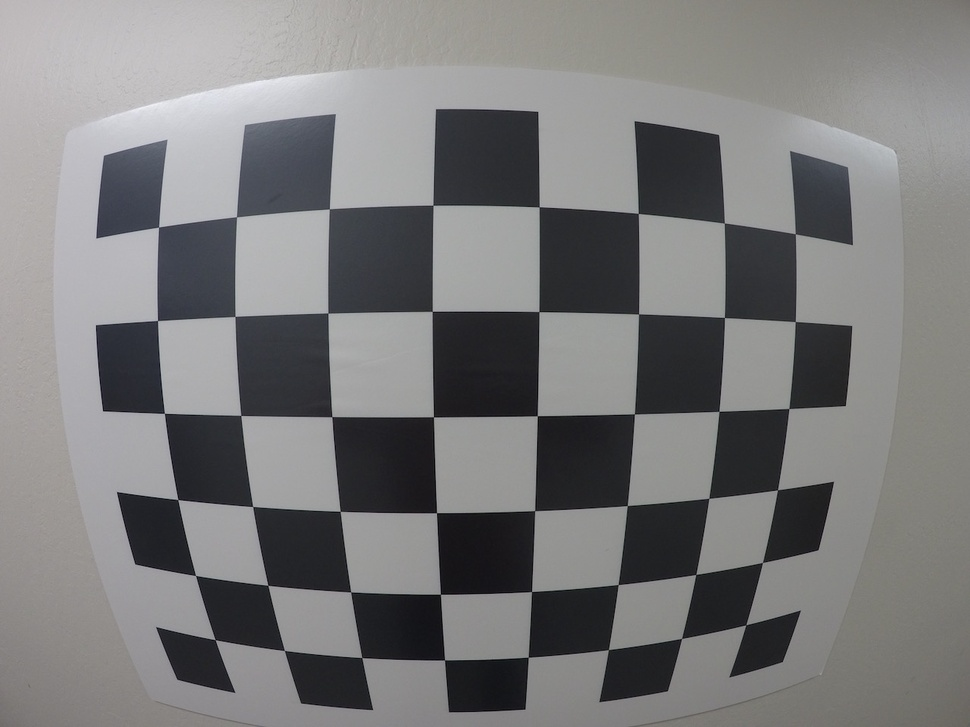
#> input picture calibration test/calibration_wide/GOPR0059.jpg, 970 x 727 px, shrunk from 1280 x 960 before the run, found by its file name
$ python 'Undistort Image.py'
#> lines starting #> are read from the running program, lines starting #| are printed output that depends on the picture
import cv2
import numpy as np
from matplotlib import pyplot as plt

def undistort(s):

    img = cv2.imread(s)
#> img is the input picture: shape (727, 970, 3); mean B, G, R 122.3, 121.8, 122.1
    mtx = np.array(((560.26831365, 0., 651.26205498),( 0., 561.31870941 ,499.05498086),(0,0,1)))
    dist = np.array(( -2.32876385e-01  ,6.16788766e-02, -1.40234765e-05,  3.81911252e-05,-7.54075162e-03))

    dst = cv2.undistort(img, mtx, dist, None, mtx)
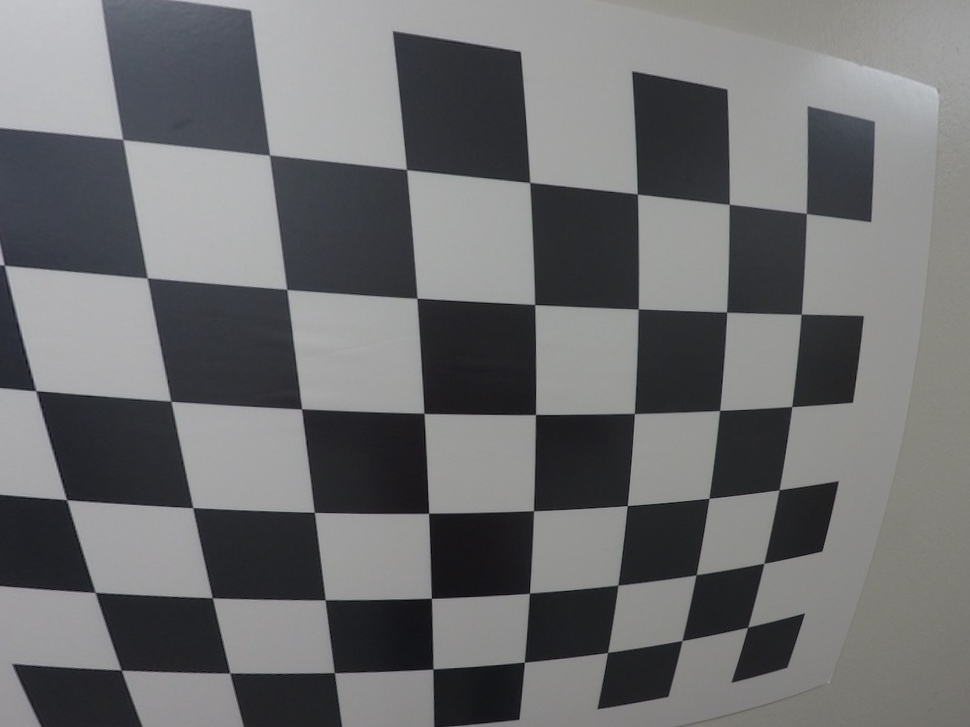
#> dst: shape (727, 970, 3); mean B, G, R 111.5, 110.1, 109.5
    plt.figure(figsize=(8,4))

    # Plotting original image 1
    plt.subplot(1, 2, 1), plt.imshow(cv2.cvtColor(img,cv2.COLOR_BGR2RGB))
    plt.title('original'), plt.xticks([]), plt.yticks([])

    # Plotting Fourier transform image 1
    plt.subplot(1, 2, 2), plt.imshow(cv2.cvtColor(dst,cv2.COLOR_BGR2RGB))
    plt.title('undistorted'), plt.xticks([]), plt.yticks([])
    plt.show()
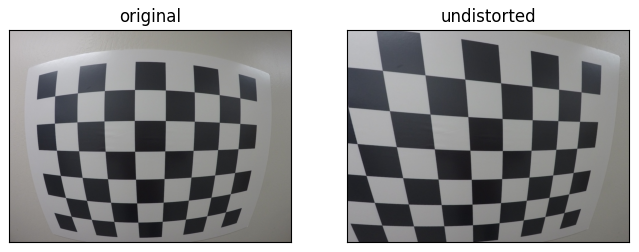
#> figure drawn by matplotlib, 2 panels

undistorted_image = undistort(r"C:\Users\piyus\Desktop\caliber\camera-calibration-opencv\calibration_wide\GOPR0059.jpg")

$ run again, with calibration test/calibration_wide/GOPR0032.jpg copied over calibration test/calibration_wide/GOPR0059.jpg
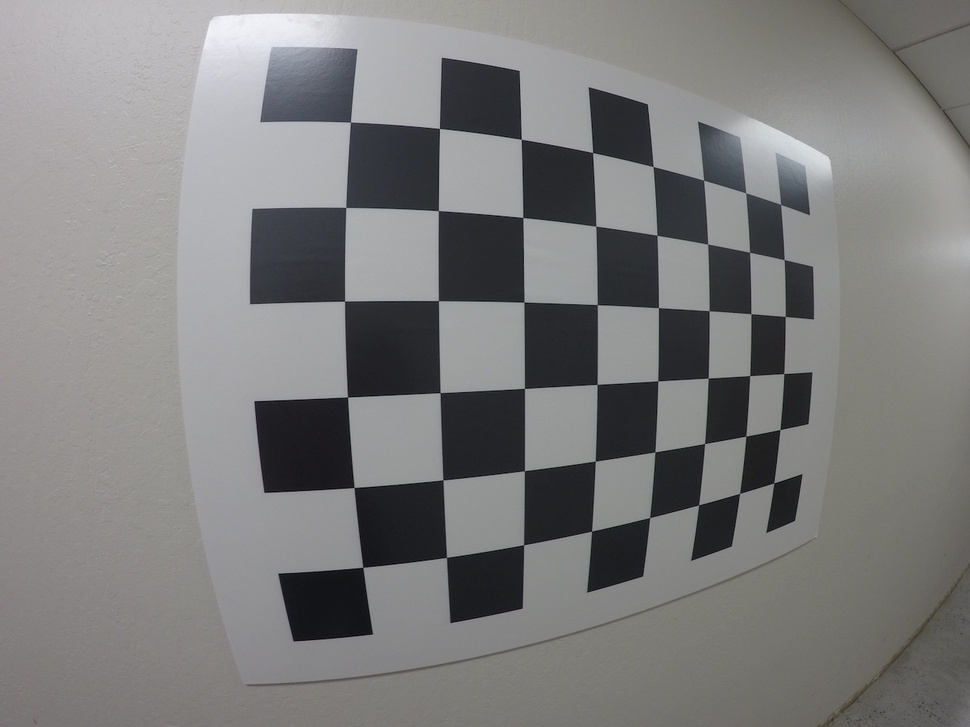
#> input picture calibration test/calibration_wide/GOPR0032.jpg, 970 x 727 px, shrunk from 1280 x 960 before the run, found by its file name
#> in undistort, img is the input picture: shape (727, 970, 3); mean B, G, R 124.7, 124.9, 125.1
#> in undistort, `dst = cv2.undistort(img, mtx, dist, None, mtx)`:
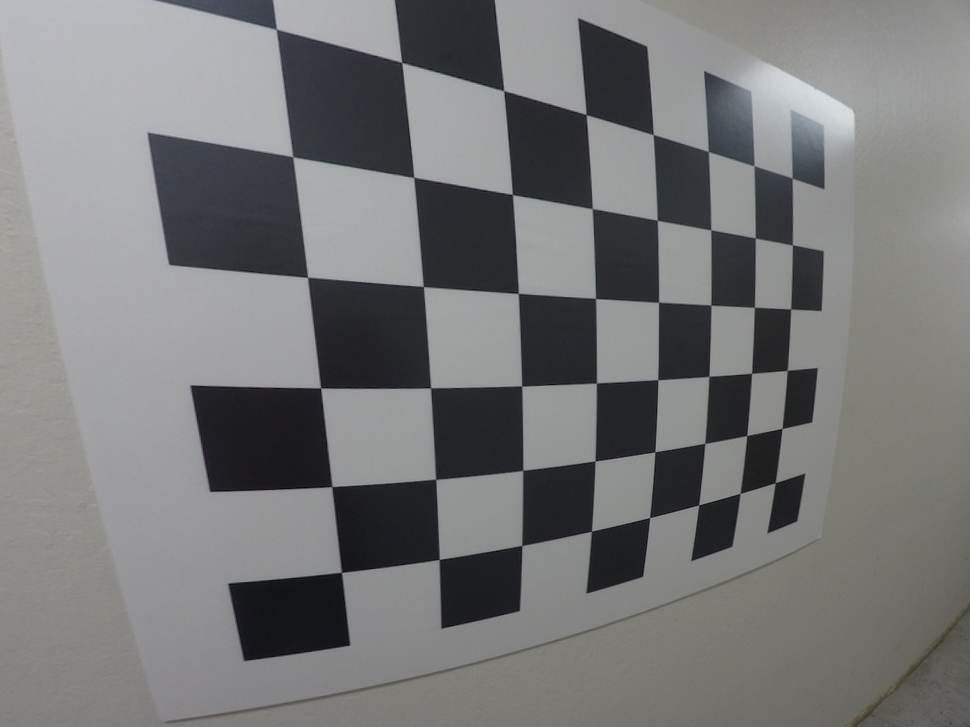
#> dst: shape (727, 970, 3); mean B, G, R 120.2, 119.7, 119.2
#> in undistort, `plt.show()`:
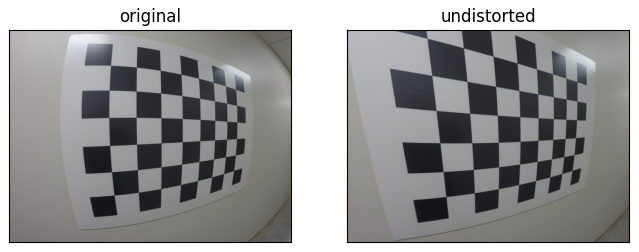
#> figure drawn by matplotlib, 2 panels

$ run again, with calibration test/calibration_wide/GOPR0033.jpg copied over calibration test/calibration_wide/GOPR0059.jpg
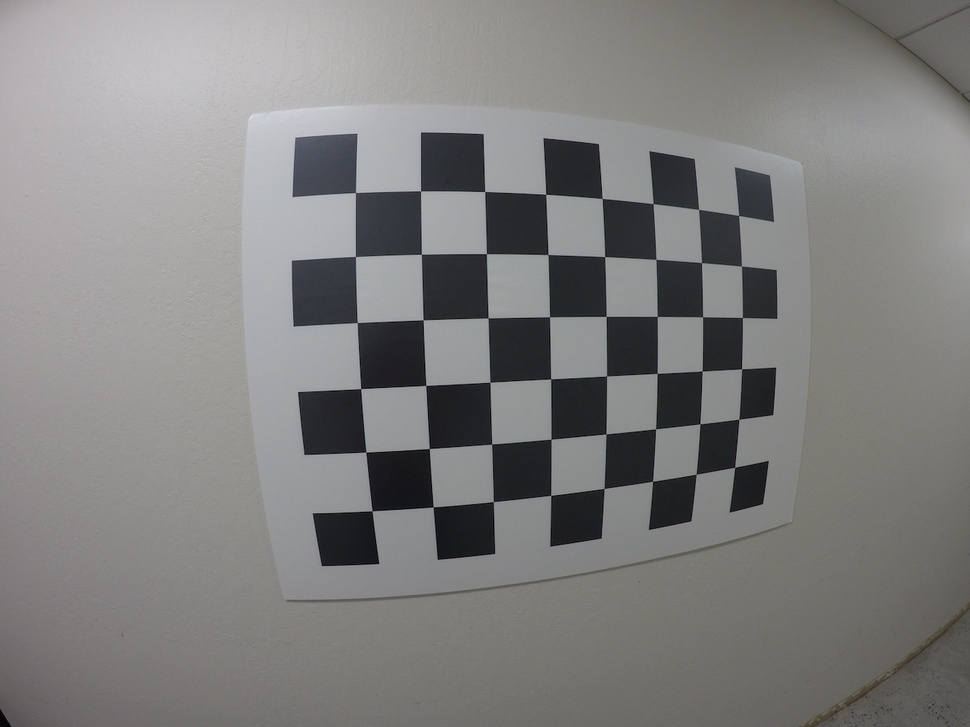
#> input picture calibration test/calibration_wide/GOPR0033.jpg, 970 x 727 px, shrunk from 1280 x 960 before the run, found by its file name
#> in undistort, img is the input picture: shape (727, 970, 3); mean B, G, R 126.8, 127.5, 128.1
#> in undistort, `dst = cv2.undistort(img, mtx, dist, None, mtx)`:
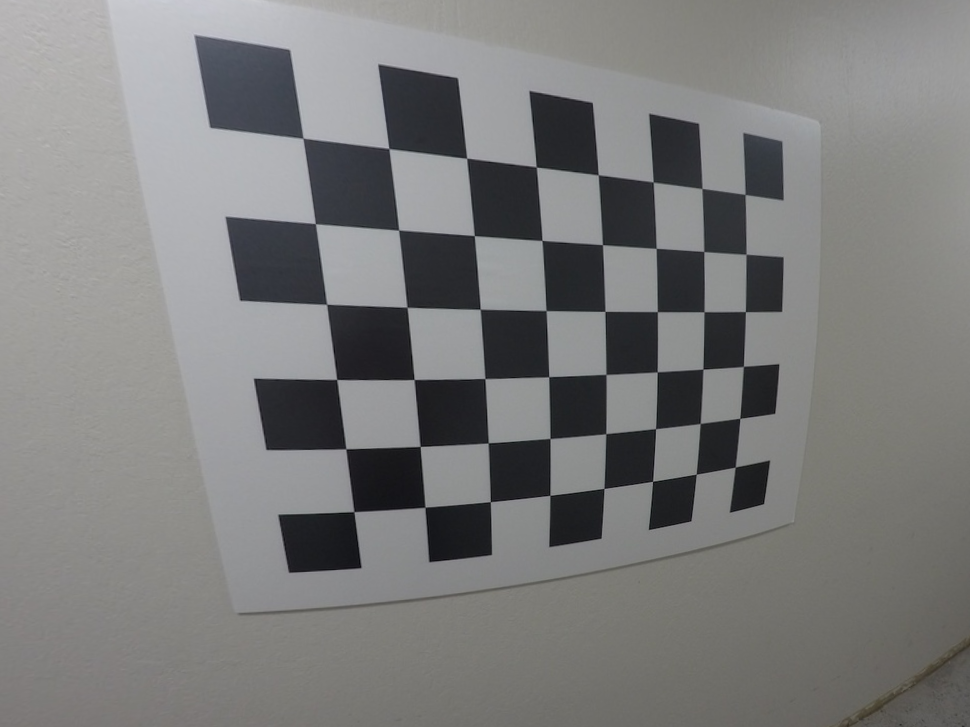
#> dst: shape (727, 970, 3); mean B, G, R 123.9, 124.4, 124.2
#> in undistort, `plt.show()`:
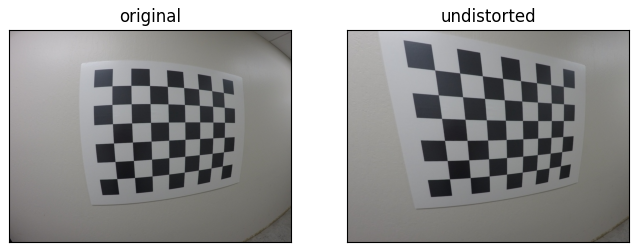
#> figure drawn by matplotlib, 2 panels

$ run again, with calibration test/calibration_wide/GOPR0034.jpg copied over calibration test/calibration_wide/GOPR0059.jpg
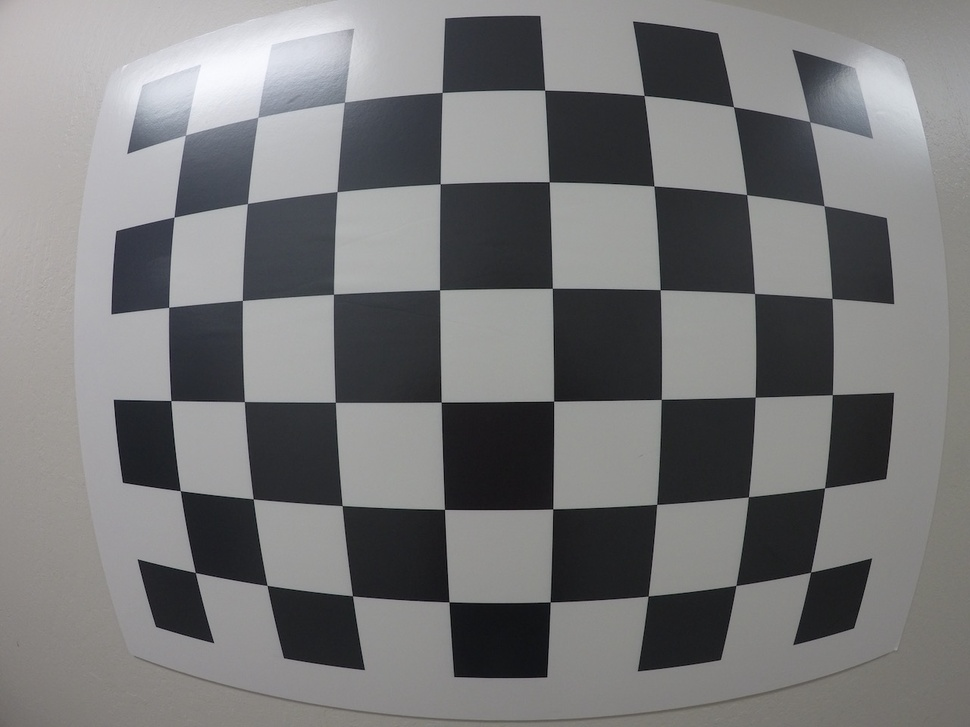
#> input picture calibration test/calibration_wide/GOPR0034.jpg, 970 x 727 px, shrunk from 1280 x 960 before the run, found by its file name
#> in undistort, img is the input picture: shape (727, 970, 3); mean B, G, R 120, 119.2, 119.1
#> in undistort, `dst = cv2.undistort(img, mtx, dist, None, mtx)`:
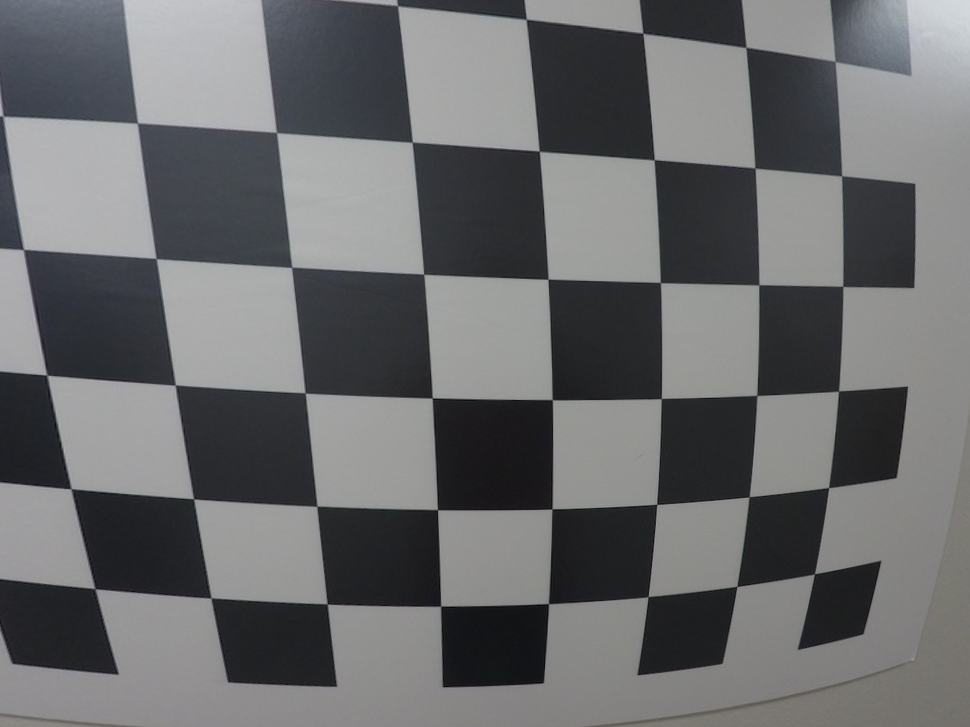
#> dst: shape (727, 970, 3); mean B, G, R 108.2, 106.7, 105.9
#> in undistort, `plt.show()`:
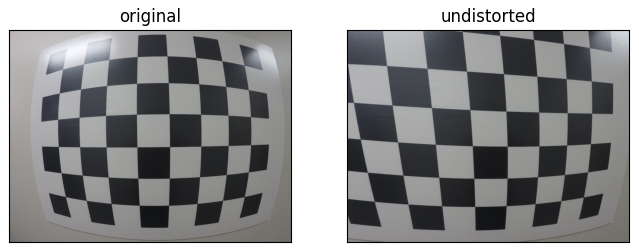
#> figure drawn by matplotlib, 2 panels
